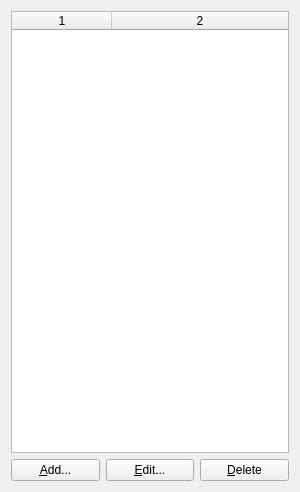
<?xml version="1.0" encoding="UTF-8"?>
<ui version="4.0">
 <class>NPCListComponent</class>
 <widget class="QWidget" name="NPCListComponent">
  <property name="geometry">
   <rect>
    <x>0</x>
    <y>0</y>
    <width>300</width>
    <height>492</height>
   </rect>
  </property>
  <property name="windowTitle">
   <string>Form</string>
  </property>
  <layout class="QVBoxLayout" name="verticalLayout">
   <item>
    <widget class="QTableWidget" name="tableWidgetNPC">
     <property name="editTriggers">
      <set>QAbstractItemView::NoEditTriggers</set>
     </property>
     <property name="selectionMode">
      <enum>QAbstractItemView::SingleSelection</enum>
     </property>
     <property name="selectionBehavior">
      <enum>QAbstractItemView::SelectRows</enum>
     </property>
     <property name="columnCount">
      <number>2</number>
     </property>
     <attribute name="horizontalHeaderStretchLastSection">
      <bool>true</bool>
     </attribute>
     <attribute name="verticalHeaderVisible">
      <bool>false</bool>
     </attribute>
     <column/>
     <column/>
    </widget>
   </item>
   <item>
    <layout class="QHBoxLayout" name="horizontalLayoutNPCActions">
     <item>
      <widget class="QPushButton" name="pushButtonAddNPC">
       <property name="text">
        <string>&amp;Add...</string>
       </property>
       <property name="icon">
        <iconset resource="../../res/global.qrc">
         <normaloff>:/commonEditor.UI/res/gtk-add.svg</normaloff>:/commonEditor.UI/res/gtk-add.svg</iconset>
       </property>
      </widget>
     </item>
     <item>
      <widget class="QPushButton" name="pushButtonEditNPC">
       <property name="text">
        <string>&amp;Edit...</string>
       </property>
       <property name="icon">
        <iconset resource="../../res/global.qrc">
         <normaloff>:/commonEditor.UI/res/gtk-edit.svg</normaloff>:/commonEditor.UI/res/gtk-edit.svg</iconset>
       </property>
      </widget>
     </item>
     <item>
      <widget class="QPushButton" name="pushButtonDeleteNPC">
       <property name="text">
        <string>&amp;Delete</string>
       </property>
       <property name="icon">
        <iconset resource="../../res/global.qrc">
         <normaloff>:/commonEditor.UI/res/gtk-delete.svg</normaloff>:/commonEditor.UI/res/gtk-delete.svg</iconset>
       </property>
      </widget>
     </item>
    </layout>
   </item>
  </layout>
 </widget>
 <resources>
  <include location="../../res/global.qrc"/>
 </resources>
 <connections/>
</ui>
